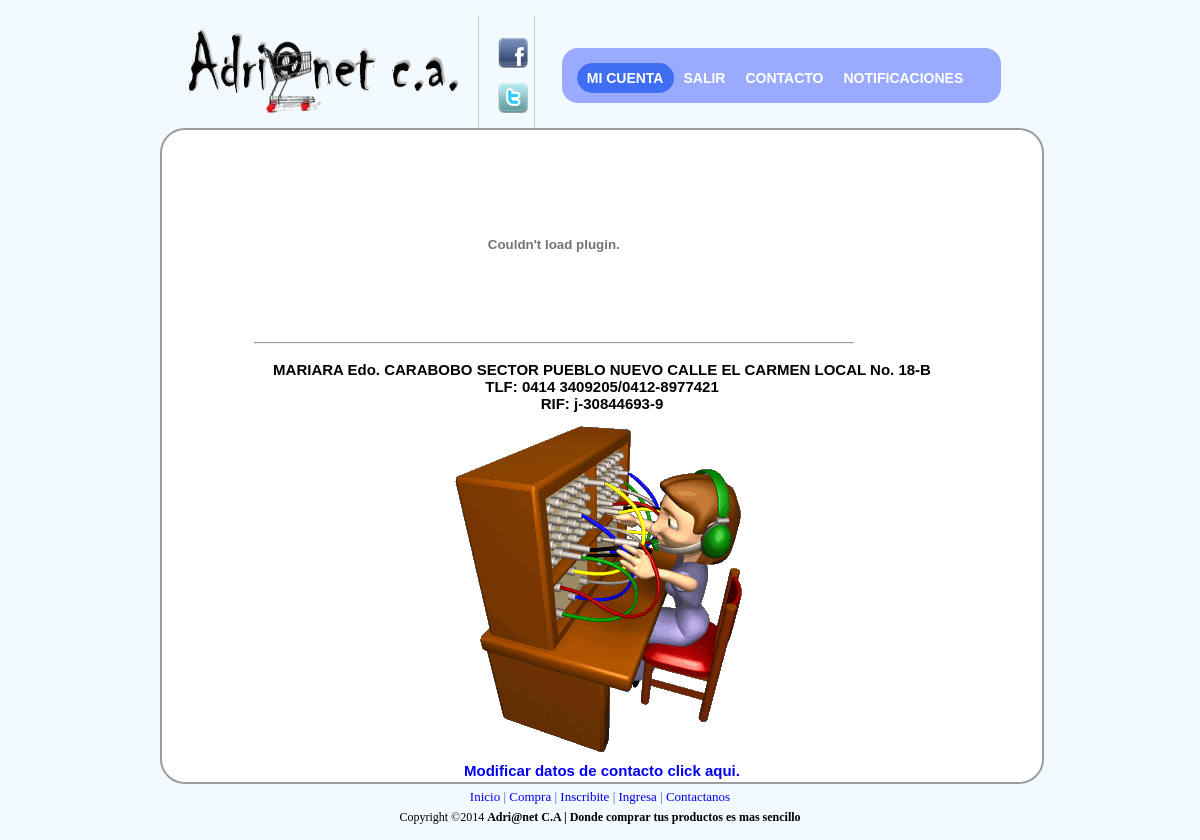
The app's page /web2final/contacto/contacto_admi.php (signed in) with its own data.
### tables this page shows
CREATE TABLE IF NOT EXISTS `contacto` (
  `contacto` text NOT NULL,
`id_contacto` int(10) NOT NULL,
  `telefono` varchar(50) NOT NULL,
  `rif` varchar(30) NOT NULL
);

### web2final/contacto/contacto_admi.php (the view, shortened to what this page needs)
<!DOCTYPE html PUBLIC "-//W3C//DTD XHTML 1.0 Transitional//EN" "http://www.w3.org/TR/xhtml1/DTD/xhtml1-transitional.dtd">
<html>
<head><meta http-equiv="Content-Type" content="text/html; charset=windows-1252">
<link rel="stylesheet" href="../css/principal.css"  type="text/css" media="screen">
<link rel="stylesheet" href="../css/lavalampadmi.css" type="text/css" media="screen">
<link type="text/css" rel="stylesheet" href="../css/sliderman.css"  />
<link rel="stylesheet" href='../css/hoverbox.css' type="text/css" media="screen" />
<link rel="stylesheet" href='../js/fancybox/jquery.fancybox-1.3.4.css' type="text/css" media="screen" />
</head>
<body  marginwidth="10" marginheight="10" bgcolor="#f5f6f7" topmargin="5" leftmargin="5" >
<table width="900" cellspacing="0" cellpadding="10" border="0" align="center">
<tbody>
<tr>
<td>
<table width="100%" cellspacing="0" cellpadding="0" border="0">
<tbody>
<tr valign="bottom">
<td valign="middle" style="padding-bottom: 10px;">
<a href="../administrador/index_admin.php" >
<img alt="banner" id="banner" width="300" border="0" height="95" src="../imagenes/logo.png" />
</a>
</td>
<td width="100%" valign="bottom" style="padding-left: 15px;">
<table width="100%" cellspacing="0" cellpadding="0" border="0">
<tbody>
<tr height="60">
<td class="mainmenu" width="2%" nowrap="" 8px;"=" padding-top:="" 15px;="" padding-left:="" #cccccc;="" solid="" 1px=""></td>
<td class="mainmenu" width="14%" valign="middle" nowrap="" align="center" style="border-left: 1px solid #cccccc; padding-left: 15px; padding-top: 8px;">
<p>
<a href="http://www.facebook.com" target="_blank">
<img  id="facebook" alt="fb" width="30" border="0" height="30" src="../imagenes/facebook.png" />
</a>
</p>
<p>
<a href="http://www.twitter.com" target="_blank">
<img id="twitter" alt="tw" width="30" border="0" height="30" src="../imagenes/twitter.png" />
</a>
</p>
</td>
<td class="mainmenu" width="50%" valign="middle" nowrap="" align="center" style="border-left: 1px solid #cccccc; padding-left: 15px; padding-top: 8px;">
<div a class="toplink" align="right" style="padding: 12px;">
<?php
$db=conectar();
?>
<ul class="lavaLampWithImage" id="1">
    <li class="current"><a href="../administrador/micuenta_admi.php">Mi cuenta</a></li>
     <li><a href="../salir/salir.php">Salir</a></li>
		<li><a href="../contacto/contacto_admi.php">Contacto</a></li>
		<li><a id="ifancybox" href="../administrador/notificaciones.php" >Notificaciones</a></li>
</ul>
 </div>
 </td>
<td class="smallfont" width="1%" nowrap="" style="padding-right: 10px;">
</td>
<td width="12%"></td>
</tr>
</tbody>
</table>
       </td>
        </tr>
    </tbody>
</table>
<div id="fondoprincipal">
<table width="100%" cellspacing="0" cellpadding="0" border="0" bgcolor="#ffffff" style="border-radius: 25px; -moz-border-radius: 25px;
-webkit-border-radius: 25px;">
<tbody>
<tr>
<td  width="100%">
<table width="100%" cellspacing="0" cellpadding="0" border="0">
<tbody>
<tr valign="top">
<td width="100%">
<table width="776" border="0">
<tbody>
<tr>
<td width="264" valign="middle" align="left"></td>
<td width="600" valign="middle" align="center">
    <a href="http://www.facebook.com">
        <div align="center" style="padding-top: 3px; padding-bottom: 3px;">
            <table cellspacing="0" cellpadding="1">
                <tbody>
                    <tr>
                        <td align="center">
                            <a target="_blank" href="../administrador/micuenta_admi.php">
							<div id="banner2">
<br />
                                <embed src="../imagenes/mientras.swf" quality="high" WIDTH="600" HEIGHT="180"><hr align='right'> </embed>
								</div>                            </a>
                        </td>
                    </tr>
                </tbody>
            </table>
        </div>
    </a>
</td>
<td width="240" valign="middle" align="center"></td>
</tr>
</tbody>
</table>
    </tbody>
</table>
<table width="100%" border="0">
<tbody>
<tr>
<td width="5%">
</td>
<td>
<?php
$sql="SELECT * FROM contacto where id_contacto='1' ";
$d=mysql_query($sql,$db)or die(mysql_error());
while($s= mysql_fetch_array($d))
{
?>
<strong><?php echo $s["contacto"]?> <br />
<?php echo $s["telefono"]?>
<br />
RIF: <?php echo$s["rif"]?></strong><br />
<img id="contacto" alt="ct" src="../imagenes/llamando.gif.gif" />
<br />
<?php
 }
 ?>
 <a href="modificarcontacto.php"><strong>Modificar datos de contacto click aqui.</strong></a>
</div>
</td>
<td valign="top" width="5%" >
</td>
</tr>
</tbody>
</table>
<div id="piepagina" align="center" style="padding: 5px;">
    <a href="../administrador/index_admin.php">Inicio</a>
    								|
    <a href="../administrador/index_admin.php">Compra</a>
    								|
    <a href="../administrador/index_admin.php">Inscribite</a>
    				|
    <a href="../administrador/index_admin.php">Ingresa</a>
    				|
    <a href="../contacto/contacto_admi.php">Contactanos</a>
</div>
<div id="piepagina2" align="center">
     Copyright ©2014
    <b>
                 Adri@net C.A | Donde comprar tus productos es mas sencillo
    </b>
</div>
</body>
</html>

### web2final/css/principal.css (style rules this page uses)
body { background:#F2F9FF; font-size: 15px; color: #000000; text-decoration: none; }
#fondoprincipal { position:inherit; background-color: white; width: 100%; border-radius: 25px; -moz-border-radius: 25px; -webkit-border-radius: 25px; border: 2px double #9C9C9C; font-family:Verdana, Arial, Helvetica, sans-serif; text-align:center; }
#banner2 { position:inherit; width: 100%; border-radius: 25px; -moz-border-radius: 25px; -webkit-border-radius: 25px; -moz-border-radius-bottomleft:0px; -webkit-border-bottom-left-radius:0px; border-bottom-left-radius:0px; -moz-border-radius-bottomright:0px; -webkit-border-bottom-right-radius:0px; border-bottom-right-radius:0px; }
#piepagina { font-size: 13px; color: #36C; text-decoration: none; }
#piepagina2 { font-size: 12px; color: #000; }

### web2final/css/lavalampadmi.css (style rules this page uses)
.lavaLampWithImage { position: relative; height: 25px; width: 409px; background: url("../imagenes/bg1.png") no-repeat top; padding: 15px; margin: 10px 0; border-radius: 16px; -moz-border-radius: 16px; -webkit-border-radius: 16px; }
.lavaLampWithImage li { float: left; list-style: none; }
.lavaLampWithImage li a { font: bold 14px arial; text-decoration: none; color: #fff; outline: none; text-align: center; top: 7px; text-transform: uppercase; letter-spacing: 0; z-index: 10; display: block; float: left; height: 30px; position: relative; overflow: hidden; margin: auto 10px; }

### web2final/css/hoverbox.css (style rules this page uses)
a { text-decoration: none; }

### records on screen
contacto: contacto "MARIARA Edo. CARABOBO SECTOR PUEBLO NUEVO CALLE EL CARMEN LOCAL No. 18-B", telefono "TLF: 0414 3409205/0412-8977421", rif "j-30844693-9"
